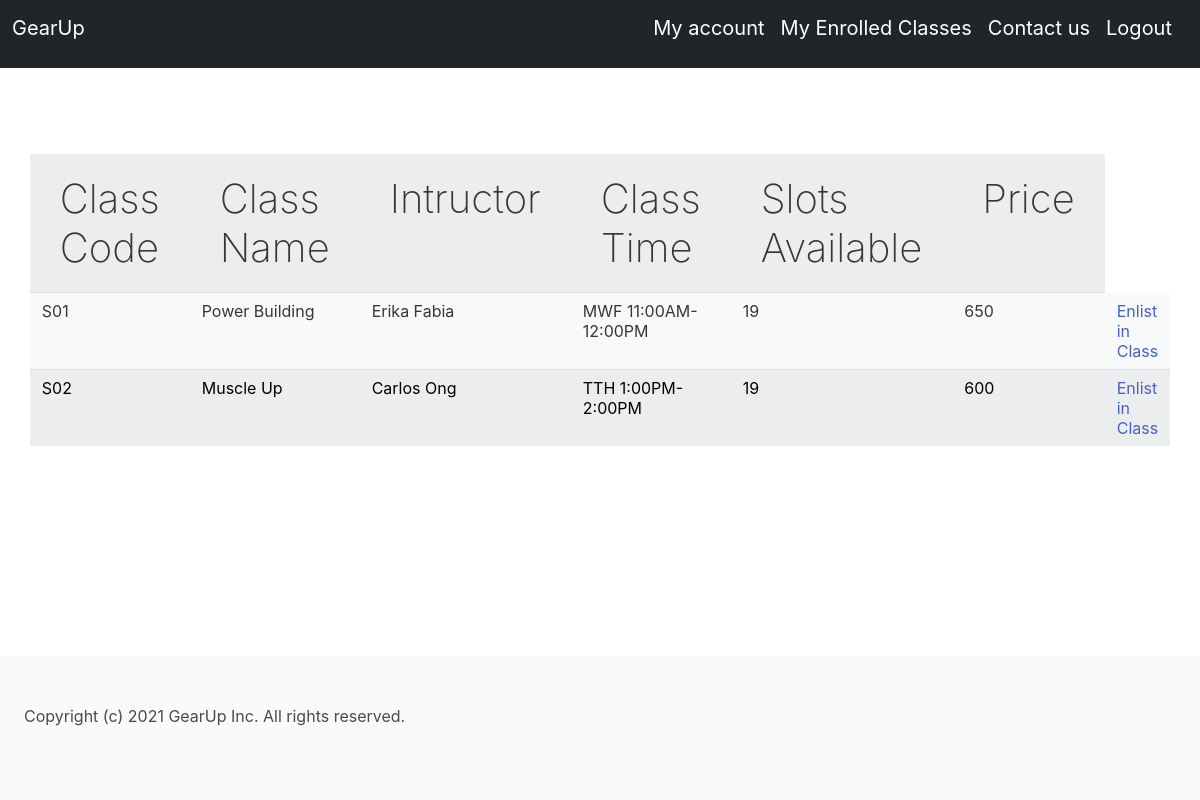
Page /strengthclasses (signed in) on the committed database.
### app.py (models this page shows)
class Classes(db.Model):
    id = db.Column(db.Integer, primary_key=True)
    class_code = db.Column(db.String(10), unique=True)
    class_category = db.Column(db.String(50))
    class_name = db.Column(db.String(50))
    instructor = db.Column(db.String(50))
    class_time = db.Column(db.String(50))
    price = db.Column(db.Integer)
    slots_available = db.Column(db.Integer)

### app.py (the view)
@app.route("/strengthclasses")
@login_required
def strength():
    classes = Classes.query.filter_by(class_category="Strength")
    return render_template("strength.html", classes=classes)

### app.py (called while the page is built)
@login_manager.user_loader
def load_user(user_id):
    return Users.query.get(int(user_id))

### templates/strength.html
<html>
{% include "header1.html" %}
{% block content %}
<div class="tablebg">
<table class="table table-light table-striped", style="width:500px">
    <tr>
        <th scope="col">Class Code</th>
        <th scope="col">Class Name</th>
        <th scope="col">Intructor</th>
        <th scope="col">Class Time</th>
        <th scope="col">Slots Available</th>
        <th scope="col">Price</th>
    </tr>
    {% for class in classes %}
    <tr>
        <td>{{ class.class_code}}</td>
        <td>{{ class.class_name}}</td>
        <td>{{ class.instructor}}</td>
        <td>{{ class.class_time}}</td>
        <td>{{ class.slots_available}}</td>
        <td>{{ class.price}}</td>
        <td>
            <a href="/enlistclass?code={{ class.class_code }}">Enlist in Class</a>
        </td>
    </tr>
    {% endfor %}
</table>
</div>
{% include "footer.html" %}
{% endblock %}
</html>

### static/styles/styles.css (style rules this page uses)
* { margin: 0; padding: 0; }
.tablebg { background-color: white; color: black; position: relative; height: 60vh; align-items: center; justify-content: center; display: flex; background-size: 100%; }
h1, h2, h3, h4, th { font-size: 40px; font-weight: 200; }

### rows in the picture
Classes: class_code "S01", class_name "Power Building", instructor "Erika Fabia", class_time "MWF 11:00AM-12:00PM", slots_available "19", price "650"
Classes: class_code "S02", class_name "Muscle Up", instructor "Carlos Ong", class_time "TTH 1:00PM-2:00PM", slots_available "19", price "600"
